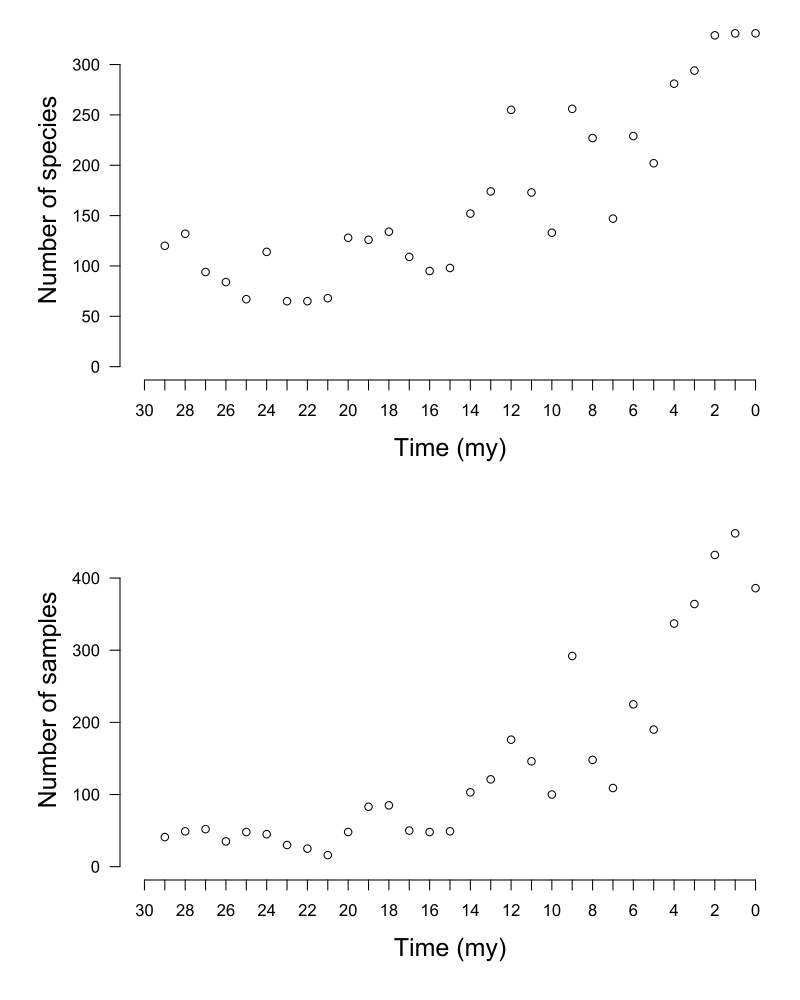

Generate this figure with R:
# Homework 7
# Count the number of species and samples within time bins from x to y million years.  For example, count the number of species and samples within each 1 my time interval from 30 my before present though 0 my years before present.  The scirpt is flexible such that any time interval and any time bin can be specified

# Preliminaries: read in data, check data
x <- read.table("diatomsF.txt", sep="\t", header=T);
head(x);
dim(x);

########################################################
# Settings: Set variables

min_age <- 0; # Set minimum age to establish time interval
max_age <- 30; # Set maximum age to establish time interval
time_bin <- 1; # Set time bin for time interval

########################################################

# Calculate number of bins within time interval 
bin <- (max_age-min_age)/time_bin;
# Create vector of ages corresponding to each bin 
ages <- seq(max_age, min_age, by = -time_bin);

# Initialize counters
n_samples <- rep(0, bin);
n_species <- rep(0, bin);

# This loop counts and keeps track of the number of species and number of specimens within each time bin for the time interval specified above
for (i in 1:bin){
	n_samples[i] <- length(unique(x[x$sample_age <= ages[i] & x$sample_age > ages[i + 1], ]$list));
	n_species[i] <- length(unique(x[x$sample_age <= ages[i] & x$sample_age > ages[i + 1], ]$species));
}

# Plot with 2 panels
quartz.options(width = 8, height = 10, dpi = 72);
plot.new();
par(mfcol = c(2,1));

# Panel 1: plot number of species in each time interval
frame();
par(mar=c(6,6,1,1));
plot.window(xlim = rev(c(bin, min_age)), ylim = c(0, max(n_species)));
points(n_species);
axis(side = 1, at = seq(min_age, max_age, by = time_bin), cex = 1.3, labels = c(max_age:min_age)); # Only works well for time_bin = 1; with other time bins, lengths differ (!?)
axis(side = 2, cex = 1.3, las = 1);
mtext(side = 1, text = "Time (my)", line = 3, cex = 1.5);
mtext(side = 2, text = "Number of species", line = 3, cex = 1.5);

# Panel 2: plot number of samples in each time interval
frame()
par(mar=c(6,6,1,1));
plot.window(xlim = rev(c(bin, min_age)), ylim = c(0, max(n_samples)));
points(n_samples);
axis(side = 1, at = seq(min_age, max_age, by = time_bin), cex = 1.3, labels = c(max_age:min_age));
axis(side = 2, cex = 1.3, las=1);
mtext(side = 1, text = "Time (my)", line = 3, cex = 1.5);
mtext(side = 2, text = "Number of samples", line = 3, cex = 1.5);
